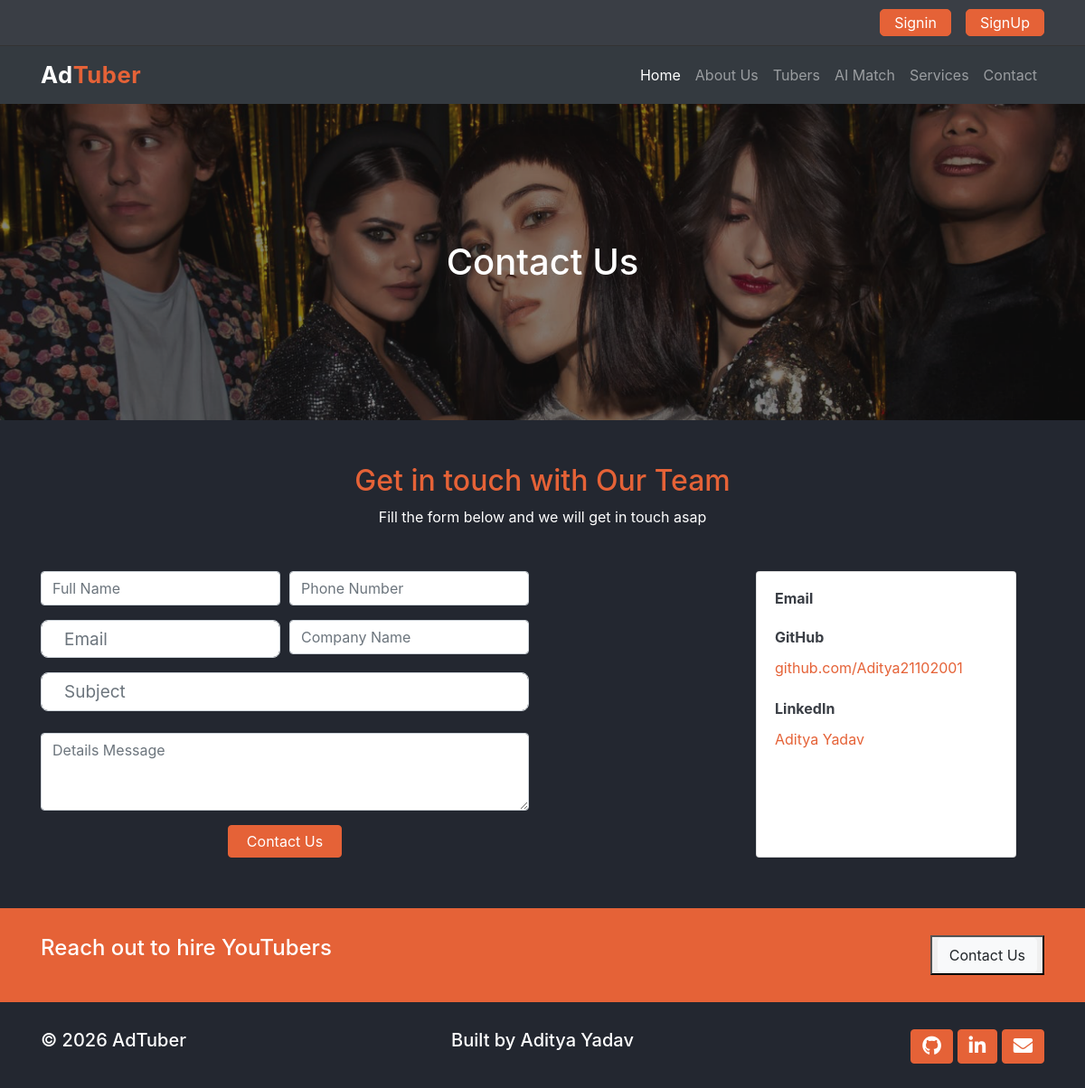
Before: /contact with the older database file.
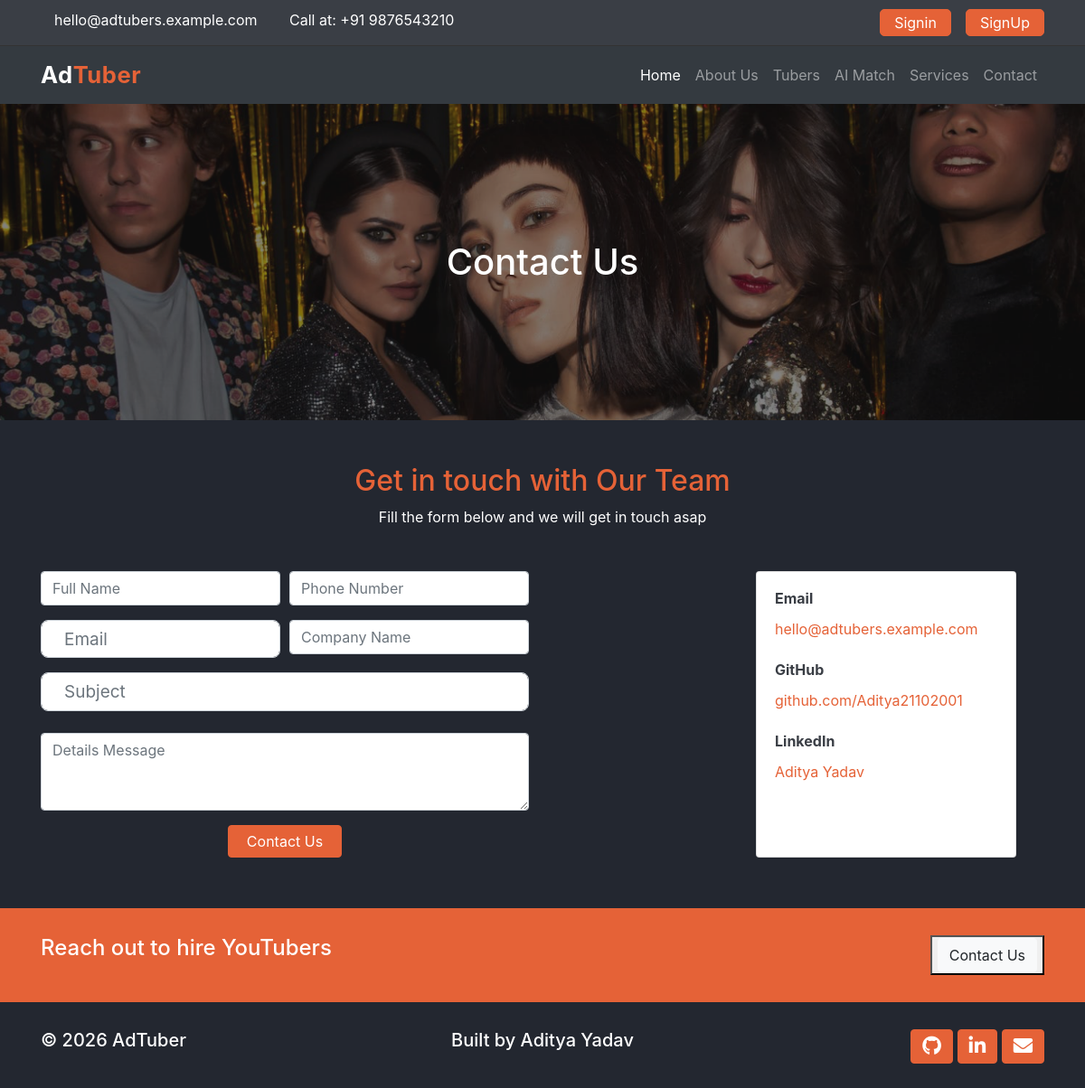
After: the same page with the newer database file.
### contactinfo/models.py (models this page shows, shortened)
class Contactinfo(models.Model):
    first_name = models.CharField(max_length=255)
    last_name = models.CharField(max_length=255)
    fb_handle = models.CharField(max_length=255)       # social profile URLs / handles
    insta_handle = models.CharField(max_length=255)
    youtube_handle = models.CharField(max_length=255)
    twitter_handle = models.CharField(max_length=255)
    description_1 = CKEditor5Field(config_name='default', blank=True)  # rich-text "about" blocks
    description_2 = CKEditor5Field(config_name='default', blank=True)
    phone = models.CharField(max_length=100)
    email = models.CharField(max_length=255)
    created_date = models.DateTimeField(blank=True, default=timezone.now)

### webpages/views.py (the view)
# urls.py: path('', include('webpages.urls')),                     # home, about, services, contact
def contact(request):
    contactinfo = Contactinfo.objects.last()
    data = {
        'contactinfo': contactinfo
    }
    return render(request, 'webpages/contact.html', data)

### templates/webpages/contact.html (shortened to what this page needs)
{% extends 'base.html' %}
{% load static %}
{% block content %}
<main class="about-us">
    <div class="banner">
        <img src="{% static 'assets/images/bg-banner.png' %}" alt="" class="img-fluid w-100">
        <h1 class="text-center">
            Contact Us
        </h1>
    </div>
    <h2 class="text-center mt-5 mb-2  animate__animated animate__flipInX animate__slow	">
        Get in touch with Our Team
    </h2>
    <p class="text-center mb-3  animate__animated animate__flipInX animate__delay-1s">
        Fill the form below and we will get in touch asap
    </p>
    <section class="container mt-5">
        <div class="row ">
            <div class="col-md-6 mb-2 ">
                <form method="POST" action="{% url 'contactpage' %}">
                    <div class="form-row">
                        <div class="form-group col-lg-6">
                            <input name="first_name" class="form-control" placeholder="Full Name" required>
                        </div>
                        <div class="form-group col-lg-6">
                            <input name="phone" class="form-control" placeholder="Phone Number" required>
                        </div>
                    </div>
                    <div class="form-row">
                        <div class="form-group col-lg-6">
                            <input  name="email" type="email" class="form-control" placeholder="Email" required>
                        </div>
                        <div class="form-group col-lg-6">
                            <input type="company_name" class="form-control" placeholder="Company Name" >
                        </div>
                    </div>
                    <div class="form-group">
                        <input name="subject" type="text" class="form-control" placeholder="Subject" required>
                    </div>
                    <div class="form-group pt-2">
                        <textarea name="message" class="form-control" rows="3" placeholder="Details Message" required></textarea>
                    </div>
                    <div class="text-center">
                        <button type="submit" class="btn btn-accent">Contact Us</button>
                    </div>
                </form>
            </div>
            <div class="col-md-4 offset-md-2 d-flex justify-content-center mb-2">
                <div class="card">
                    <div class="card-body">
                        <div class="mb-4">
                            <h6 class="card-title font-weight-bolder">Email</h6>
                            <a class="card-text text-accent d-block text-break" href="mailto:{{ contactinfo.email }}">{{ contactinfo.email }}</a>
                        </div>
                        <div class="mb-4">
                            <h6 class="card-title font-weight-bolder">GitHub</h6>
                            <a class="card-text text-accent d-block text-break" href="https://github.com/Aditya21102001" target="_blank" rel="noopener">github.com/Aditya21102001</a>
                        </div>
                        <div class="mb-4">
                            <h6 class="card-title font-weight-bolder">LinkedIn</h6>
                            <a class="card-text text-accent d-block text-break" href="https://www.linkedin.com/in/aditya-yadav-9b4a48192" target="_blank" rel="noopener">Aditya Yadav</a>
                        </div>
                    </div>
                </div>
            </div>
        </div>
    </section>
</main>
{% endblock content %}

### templates/includes/header.html (shortened to what this page needs)
{% load static %}
<header class="header ">
    <div class="container">
      <div class="row ">
        <div class="col-md-6 header-info">
          <a href="mailto:{{ contactinfo.email }}" class="mr-3">{{ contactinfo.email }}</a>
          {% if contactinfo.phone %}<span>Call at: +91 {{ contactinfo.phone }} </span>{% endif %}
        </div>
        <div class="header-buttons col-md-6 d-flex justify-content-end">
          {% if user.is_authenticated %}
          <a class="btn btn-accent mr-3" href="{% url 'dashboard' %}" >Dashboard</a>
          <a class="btn btn-accent" href="{% url 'logout' %}" >Logout</a>
          {% else %}
          <a class="btn btn-accent mr-3" href="{% url 'login' %}" >Signin</a>
          <a class="btn btn-accent" href="{% url 'register' %}" >SignUp</a>
          {% endif %}
        </div>
      </div>
    </div>
  </header>

Changed rows visible on the page:
added Contactinfo: email "hello@adtubers.example.com", phone "9876543210"
Other visible differences:
text now shown: "Call at: +91"
